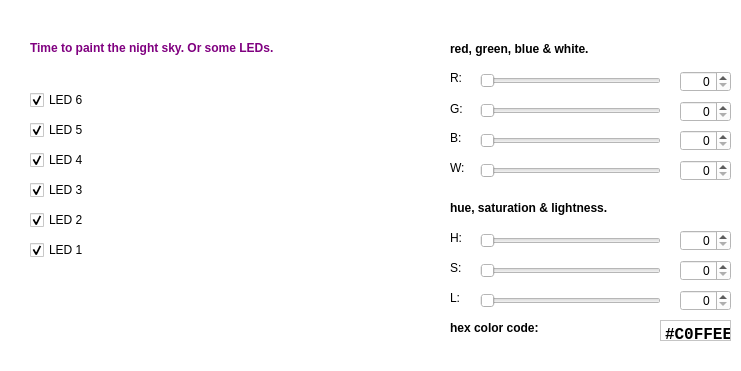
   <widget class="QWidget" name="panel_custom_colors" native="true">
    <property name="enabled">
     <bool>true</bool>
    </property>
    <property name="geometry">
     <rect>
      <x>10</x>
      <y>120</y>
      <width>741</width>
      <height>371</height>
     </rect>
    </property>
    <property name="font">
     <font>
      <family>.AppleSystemUIFont</family>
     </font>
    </property>
    <property name="styleSheet">
     <string notr="true">background-color: rgb(255, 255, 255);</string>
    </property>
    <widget class="QLabel" name="custom_label_r">
     <property name="geometry">
      <rect>
       <x>450</x>
       <y>70</y>
       <width>21</width>
       <height>16</height>
      </rect>
     </property>
     <property name="font">
      <font>
       <family>.AppleSystemUIFont</family>
      </font>
     </property>
     <property name="text">
      <string>R:</string>
     </property>
    </widget>
    <widget class="QLabel" name="custom_label_g">
     <property name="geometry">
      <rect>
       <x>450</x>
       <y>101</y>
       <width>21</width>
       <height>16</height>
      </rect>
     </property>
     <property name="font">
      <font>
       <family>.AppleSystemUIFont</family>
      </font>
     </property>
     <property name="text">
      <string>G:</string>
     </property>
    </widget>
    <widget class="QLabel" name="custom_label_b">
     <property name="geometry">
      <rect>
       <x>450</x>
       <y>130</y>
       <width>21</width>
       <height>16</height>
      </rect>
     </property>
     <property name="font">
      <font>
       <family>.AppleSystemUIFont</family>
      </font>
     </property>
     <property name="text">
      <string>B:</string>
     </property>
    </widget>
    <widget class="QLabel" name="custom_label_h">
     <property name="geometry">
      <rect>
       <x>450</x>
       <y>230</y>
       <width>21</width>
       <height>16</height>
      </rect>
     </property>
     <property name="font">
      <font>
       <family>.AppleSystemUIFont</family>
      </font>
     </property>
     <property name="text">
      <string>H:</string>
     </property>
    </widget>
    <widget class="QLabel" name="custom_label_s">
     <property name="geometry">
      <rect>
       <x>450</x>
       <y>260</y>
       <width>21</width>
       <height>16</height>
      </rect>
     </property>
     <property name="font">
      <font>
       <family>.AppleSystemUIFont</family>
      </font>
     </property>
     <property name="text">
      <string>S:</string>
     </property>
    </widget>
    <widget class="QLabel" name="custom_label_l">
     <property name="geometry">
      <rect>
       <x>450</x>
       <y>290</y>
       <width>21</width>
       <height>16</height>
      </rect>
     </property>
     <property name="font">
      <font>
       <family>.AppleSystemUIFont</family>
      </font>
     </property>
     <property name="text">
      <string>L:</string>
     </property>
    </widget>
    <widget class="QSpinBox" name="custom_value_r">
     <property name="geometry">
      <rect>
       <x>680</x>
       <y>71</y>
       <width>51</width>
       <height>21</height>
      </rect>
     </property>
     <property name="font">
      <font>
       <family>.AppleSystemUIFont</family>
      </font>
     </property>
     <property name="layoutDirection">
      <enum>Qt::LeftToRight</enum>
     </property>
     <property name="alignment">
      <set>Qt::AlignRight|Qt::AlignTrailing|Qt::AlignVCenter</set>
     </property>
     <property name="maximum">
      <number>255</number>
     </property>
    </widget>
    <widget class="QSpinBox" name="custom_value_g">
     <property name="geometry">
      <rect>
       <x>680</x>
       <y>101</y>
       <width>51</width>
       <height>21</height>
      </rect>
     </property>
     <property name="font">
      <font>
       <family>.AppleSystemUIFont</family>
      </font>
     </property>
     <property name="layoutDirection">
      <enum>Qt::LeftToRight</enum>
     </property>
     <property name="alignment">
      <set>Qt::AlignRight|Qt::AlignTrailing|Qt::AlignVCenter</set>
     </property>
     <property name="maximum">
      <number>255</number>
     </property>
    </widget>
    <widget class="QSpinBox" name="custom_value_b">
     <property name="geometry">
      <rect>
       <x>680</x>
       <y>130</y>
       <width>51</width>
       <height>21</height>
      </rect>
     </property>
     <property name="font">
      <font>
       <family>.AppleSystemUIFont</family>
      </font>
     </property>
     <property name="layoutDirection">
      <enum>Qt::LeftToRight</enum>
     </property>
     <property name="alignment">
      <set>Qt::AlignRight|Qt::AlignTrailing|Qt::AlignVCenter</set>
     </property>
     <property name="maximum">
      <number>255</number>
     </property>
    </widget>
    <widget class="QSpinBox" name="custom_value_h">
     <property name="geometry">
      <rect>
       <x>680</x>
       <y>230</y>
       <width>51</width>
       <height>21</height>
      </rect>
     </property>
     <property name="font">
      <font>
       <family>.AppleSystemUIFont</family>
      </font>
     </property>
     <property name="layoutDirection">
      <enum>Qt::LeftToRight</enum>
     </property>
     <property name="alignment">
      <set>Qt::AlignRight|Qt::AlignTrailing|Qt::AlignVCenter</set>
     </property>
     <property name="maximum">
      <number>359</number>
     </property>
    </widget>
    <widget class="QSpinBox" name="custom_value_s">
     <property name="geometry">
      <rect>
       <x>680</x>
       <y>260</y>
       <width>51</width>
       <height>21</height>
      </rect>
     </property>
     <property name="font">
      <font>
       <family>.AppleSystemUIFont</family>
      </font>
     </property>
     <property name="layoutDirection">
      <enum>Qt::LeftToRight</enum>
     </property>
     <property name="alignment">
      <set>Qt::AlignRight|Qt::AlignTrailing|Qt::AlignVCenter</set>
     </property>
     <property name="maximum">
      <number>255</number>
     </property>
    </widget>
    <widget class="QSpinBox" name="custom_value_l">
     <property name="geometry">
      <rect>
       <x>680</x>
       <y>290</y>
       <width>51</width>
       <height>21</height>
      </rect>
     </property>
     <property name="font">
      <font>
       <family>.AppleSystemUIFont</family>
      </font>
     </property>
     <property name="layoutDirection">
      <enum>Qt::LeftToRight</enum>
     </property>
     <property name="alignment">
      <set>Qt::AlignRight|Qt::AlignTrailing|Qt::AlignVCenter</set>
     </property>
     <property name="maximum">
      <number>255</number>
     </property>
    </widget>
    <widget class="QLabel" name="custom_label_hex">
     <property name="geometry">
      <rect>
       <x>450</x>
       <y>320</y>
       <width>101</width>
       <height>16</height>
      </rect>
     </property>
     <property name="font">
      <font>
       <family>.AppleSystemUIFont</family>
       <weight>75</weight>
       <bold>true</bold>
      </font>
     </property>
     <property name="text">
      <string>hex color code:</string>
     </property>
    </widget>
    <widget class="QLabel" name="custom_label_w">
     <property name="geometry">
      <rect>
       <x>450</x>
       <y>160</y>
       <width>31</width>
       <height>16</height>
      </rect>
     </property>
     <property name="font">
      <font>
       <family>.AppleSystemUIFont</family>
      </font>
     </property>
     <property name="text">
      <string>W:</string>
     </property>
    </widget>
    <widget class="QSpinBox" name="custom_value_w">
     <property name="geometry">
      <rect>
       <x>680</x>
       <y>160</y>
       <width>51</width>
       <height>21</height>
      </rect>
     </property>
     <property name="font">
      <font>
       <family>.AppleSystemUIFont</family>
      </font>
     </property>
     <property name="layoutDirection">
      <enum>Qt::LeftToRight</enum>
     </property>
     <property name="alignment">
      <set>Qt::AlignRight|Qt::AlignTrailing|Qt::AlignVCenter</set>
     </property>
     <property name="maximum">
      <number>255</number>
     </property>
    </widget>
    <widget class="QCheckBox" name="custom_select_led_1">
     <property name="geometry">
      <rect>
       <x>30</x>
       <y>240</y>
       <width>61</width>
       <height>20</height>
      </rect>
     </property>
     <property name="font">
      <font>
       <family>.AppleSystemUIFont</family>
      </font>
     </property>
     <property name="text">
      <string>LED 1</string>
     </property>
     <property name="checked">
      <bool>true</bool>
     </property>
    </widget>
    <widget class="QCheckBox" name="custom_select_led_2">
     <property name="geometry">
      <rect>
       <x>30</x>
       <y>210</y>
       <width>61</width>
       <height>20</height>
      </rect>
     </property>
     <property name="font">
      <font>
       <family>.AppleSystemUIFont</family>
      </font>
     </property>
     <property name="text">
      <string>LED 2</string>
     </property>
     <property name="checked">
      <bool>true</bool>
     </property>
    </widget>
    <widget class="QCheckBox" name="custom_select_led_3">
     <property name="geometry">
      <rect>
       <x>30</x>
       <y>180</y>
       <width>61</width>
       <height>20</height>
      </rect>
     </property>
     <property name="font">
      <font>
       <family>.AppleSystemUIFont</family>
      </font>
     </property>
     <property name="text">
      <string>LED 3</string>
     </property>
     <property name="checked">
      <bool>true</bool>
     </property>
    </widget>
    <widget class="QCheckBox" name="custom_select_led_4">
     <property name="geometry">
      <rect>
       <x>30</x>
       <y>150</y>
       <width>61</width>
       <height>20</height>
      </rect>
     </property>
     <property name="font">
      <font>
       <family>.AppleSystemUIFont</family>
      </font>
     </property>
     <property name="text">
      <string>LED 4</string>
     </property>
     <property name="checked">
      <bool>true</bool>
     </property>
    </widget>
    <widget class="QCheckBox" name="custom_select_led_5">
     <property name="geometry">
      <rect>
       <x>30</x>
       <y>120</y>
       <width>61</width>
       <height>20</height>
      </rect>
     </property>
     <property name="font">
      <font>
       <family>.AppleSystemUIFont</family>
      </font>
     </property>
     <property name="text">
      <string>LED 5</string>
     </property>
     <property name="checked">
      <bool>true</bool>
     </property>
    </widget>
    <widget class="QCheckBox" name="custom_select_led_6">
     <property name="geometry">
      <rect>
       <x>30</x>
       <y>90</y>
       <width>61</width>
       <height>20</height>
      </rect>
     </property>
     <property name="font">
      <font>
       <family>.AppleSystemUIFont</family>
      </font>
     </property>
     <property name="text">
      <string>LED 6</string>
     </property>
     <property name="checked">
      <bool>true</bool>
     </property>
    </widget>
    <widget class="QLabel" name="custom_intro">
     <property name="geometry">
      <rect>
       <x>30</x>
       <y>40</y>
       <width>301</width>
       <height>16</height>
      </rect>
     </property>
     <property name="font">
      <font>
       <family>.AppleSystemUIFont</family>
       <weight>75</weight>
       <bold>true</bold>
      </font>
     </property>
     <property name="styleSheet">
      <string notr="true">color: rgb(128, 0, 128);</string>
     </property>
     <property name="text">
      <string>Time to paint the night sky. Or some LEDs.</string>
     </property>
    </widget>
    <widget class="QLabel" name="custom_label_r_2">
     <property name="geometry">
      <rect>
       <x>450</x>
       <y>41</y>
       <width>211</width>
       <height>16</height>
      </rect>
     </property>
     <property name="font">
      <font>
       <family>.AppleSystemUIFont</family>
       <weight>75</weight>
       <bold>true</bold>
      </font>
     </property>
     <property name="text">
      <string>red, green, blue &amp; white.</string>
     </property>
    </widget>
    <widget class="QLabel" name="custom_label_r_3">
     <property name="geometry">
      <rect>
       <x>450</x>
       <y>200</y>
       <width>171</width>
       <height>16</height>
      </rect>
     </property>
     <property name="font">
      <font>
       <family>.AppleSystemUIFont</family>
       <weight>75</weight>
       <bold>true</bold>
      </font>
     </property>
     <property name="text">
      <string>hue, saturation &amp; lightness.</string>
     </property>
    </widget>
    <widget class="QWidget" name="custom_color_wheel_parent" native="true">
     <property name="geometry">
      <rect>
       <x>140</x>
       <y>80</y>
       <width>255</width>
       <height>255</height>
      </rect>
     </property>
     <widget class="MovableLabel" name="custom_color_wheel_cursor">
      <property name="geometry">
       <rect>
        <x>100</x>
        <y>120</y>
        <width>10</width>
        <height>10</height>
       </rect>
      </property>
      <property name="styleSheet">
       <string notr="true">background-color: rgba(255, 255, 255, 0);</string>
      </property>
      <property name="text">
       <string/>
      </property>
      <property name="pixmap">
       <pixmap resource="build/qmake_qmake_immediate.qrc">:/Resources/cursor.png</pixmap>
      </property>
      <property name="scaledContents">
       <bool>true</bool>
      </property>
     </widget>
     <widget class="ClickableLabel" name="custom_color_wheel">
      <property name="geometry">
       <rect>
        <x>0</x>
        <y>0</y>
        <width>255</width>
        <height>255</height>
       </rect>
      </property>
      <property name="text">
       <string/>
      </property>
      <property name="pixmap">
       <pixmap resource="build/qmake_qmake_immediate.qrc">:/Resources/hsl_wheel.png</pixmap>
      </property>
      <property name="scaledContents">
       <bool>true</bool>
      </property>
     </widget>
     <zorder>custom_color_wheel</zorder>
     <zorder>custom_color_wheel_cursor</zorder>
    </widget>
    <widget class="QSlider" name="custom_slider_r">
     <property name="geometry">
      <rect>
       <x>480</x>
       <y>70</y>
       <width>181</width>
       <height>22</height>
      </rect>
     </property>
     <property name="maximum">
      <number>255</number>
     </property>
     <property name="orientation">
      <enum>Qt::Horizontal</enum>
     </property>
     <property name="invertedAppearance">
      <bool>false</bool>
     </property>
    </widget>
    <widget class="QSlider" name="custom_slider_g">
     <property name="geometry">
      <rect>
       <x>480</x>
       <y>100</y>
       <width>181</width>
       <height>22</height>
      </rect>
     </property>
     <property name="maximum">
      <number>255</number>
     </property>
     <property name="orientation">
      <enum>Qt::Horizontal</enum>
     </property>
     <property name="invertedAppearance">
      <bool>false</bool>
     </property>
    </widget>
    <widget class="QSlider" name="custom_slider_b">
     <property name="geometry">
      <rect>
       <x>480</x>
       <y>130</y>
       <width>181</width>
       <height>22</height>
      </rect>
     </property>
     <property name="maximum">
      <number>255</number>
     </property>
     <property name="orientation">
      <enum>Qt::Horizontal</enum>
     </property>
     <property name="invertedAppearance">
      <bool>false</bool>
     </property>
    </widget>
    <widget class="QSlider" name="custom_slider_w">
     <property name="geometry">
      <rect>
       <x>480</x>
       <y>160</y>
       <width>181</width>
       <height>22</height>
      </rect>
     </property>
     <property name="maximum">
      <number>255</number>
     </property>
     <property name="orientation">
      <enum>Qt::Horizontal</enum>
     </property>
     <property name="invertedAppearance">
      <bool>false</bool>
     </property>
    </widget>
    <widget class="QSlider" name="custom_slider_h">
     <property name="geometry">
      <rect>
       <x>480</x>
       <y>230</y>
       <width>181</width>
       <height>22</height>
      </rect>
     </property>
     <property name="maximum">
      <number>359</number>
     </property>
     <property name="orientation">
      <enum>Qt::Horizontal</enum>
     </property>
     <property name="invertedAppearance">
      <bool>false</bool>
     </property>
    </widget>
    <widget class="QSlider" name="custom_slider_s">
     <property name="geometry">
      <rect>
       <x>480</x>
       <y>260</y>
       <width>181</width>
       <height>22</height>
      </rect>
     </property>
     <property name="maximum">
      <number>255</number>
     </property>
     <property name="orientation">
      <enum>Qt::Horizontal</enum>
     </property>
     <property name="invertedAppearance">
      <bool>false</bool>
     </property>
    </widget>
    <widget class="QSlider" name="custom_slider_l">
     <property name="geometry">
      <rect>
       <x>480</x>
       <y>290</y>
       <width>181</width>
       <height>22</height>
      </rect>
     </property>
     <property name="maximum">
      <number>255</number>
     </property>
     <property name="orientation">
      <enum>Qt::Horizontal</enum>
     </property>
     <property name="invertedAppearance">
      <bool>false</bool>
     </property>
    </widget>
    <widget class="QPlainTextEdit" name="custom_value_hex">
     <property name="geometry">
      <rect>
       <x>660</x>
       <y>320</y>
       <width>71</width>
       <height>21</height>
      </rect>
     </property>
     <property name="font">
      <font>
       <family>Courier New</family>
       <pointsize>12</pointsize>
       <weight>75</weight>
       <bold>true</bold>
      </font>
     </property>
     <property name="verticalScrollBarPolicy">
      <enum>Qt::ScrollBarAlwaysOff</enum>
     </property>
     <property name="horizontalScrollBarPolicy">
      <enum>Qt::ScrollBarAlwaysOff</enum>
     </property>
     <property name="lineWrapMode">
      <enum>QPlainTextEdit::NoWrap</enum>
     </property>
     <property name="readOnly">
      <bool>true</bool>
     </property>
     <property name="plainText">
      <string>#C0FFEE</string>
     </property>
    </widget>
   </widget>
